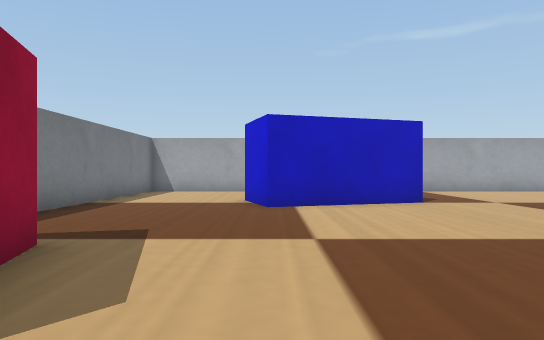
[1] (above)

16 first-person views from a walk through a world built for the Webots simulator. The camera is 0.04 m above the floor, looks level and sees 70° across. The floor is counted in squares, 0.05 m on a side. Each view is taken from the middle of a square. On the plan, view 1 faces up. The plan holds only what a view shows up to about 12 squares ahead; the rest is blank. The robots in the file are not drawn. Simple shapes and patterns stand in for the simulator's stock objects.

[2]
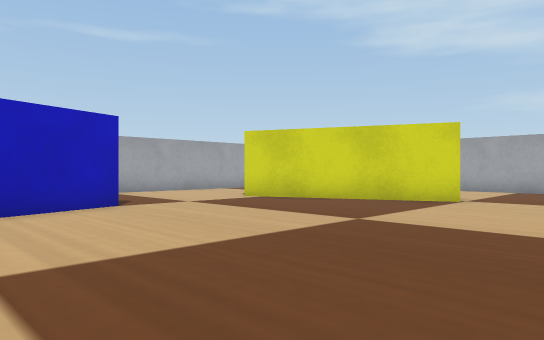

[3]
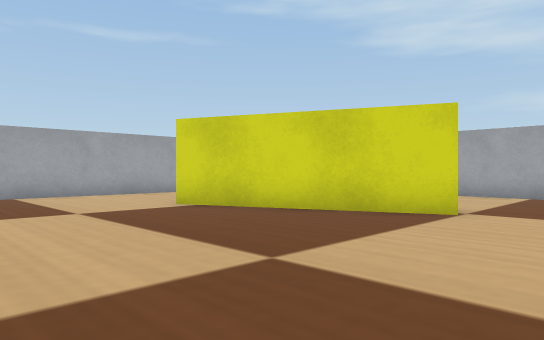

[4]
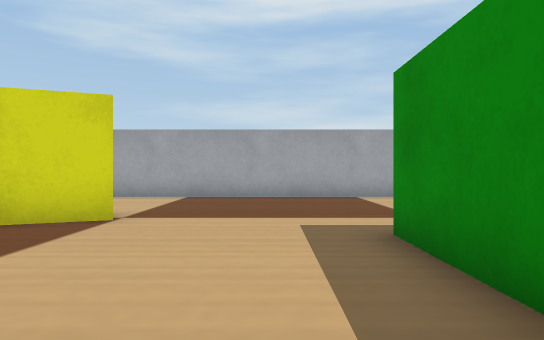

[5]
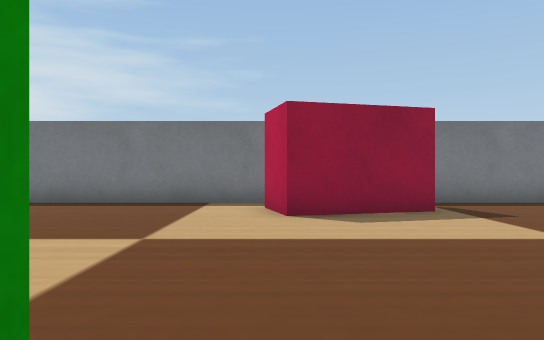

[6]
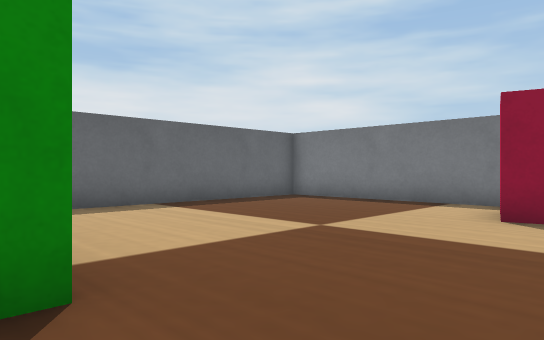

[7]
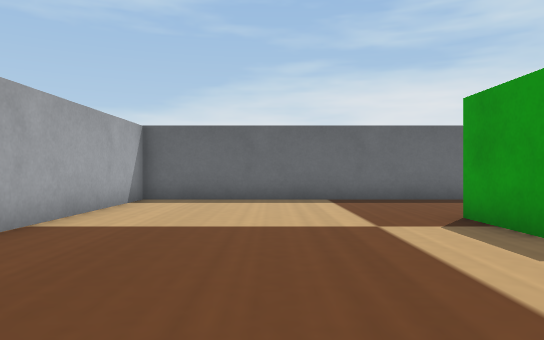

[8]
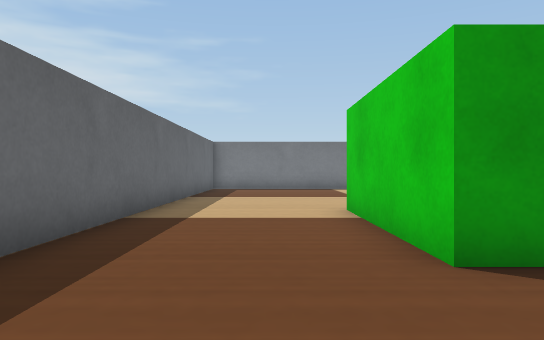

[9]
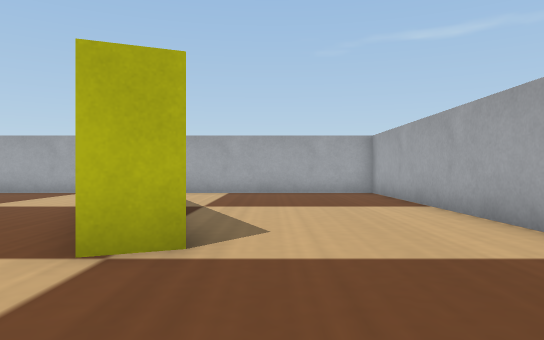

[10]
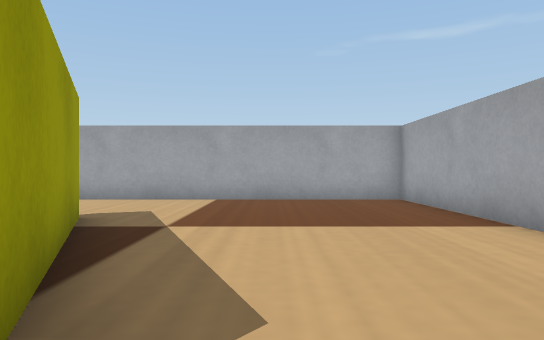

[11]
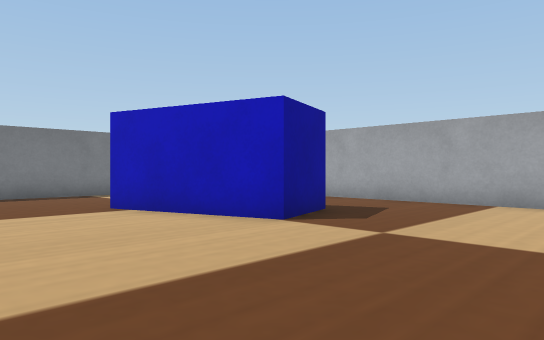

[12]
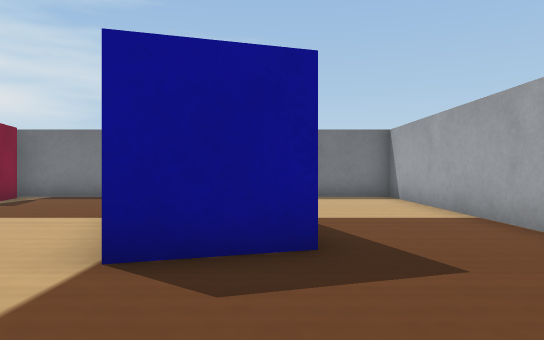

[13]
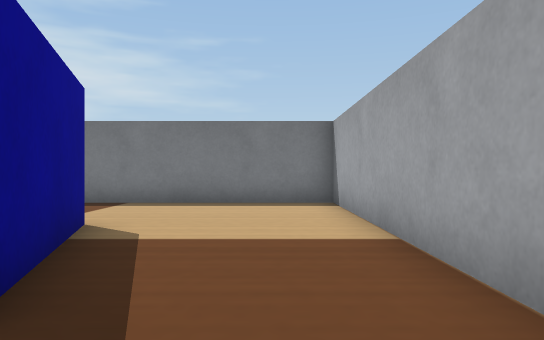

[14]
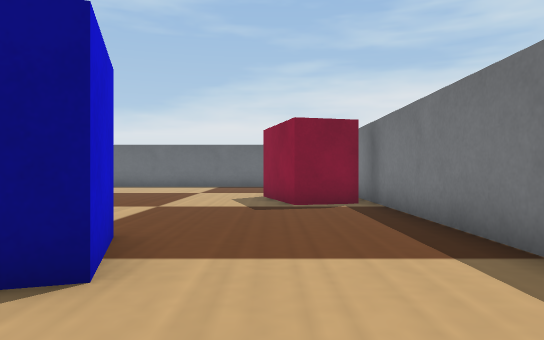

[15]
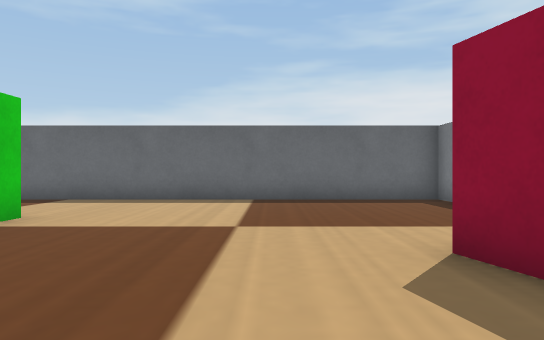

[16]
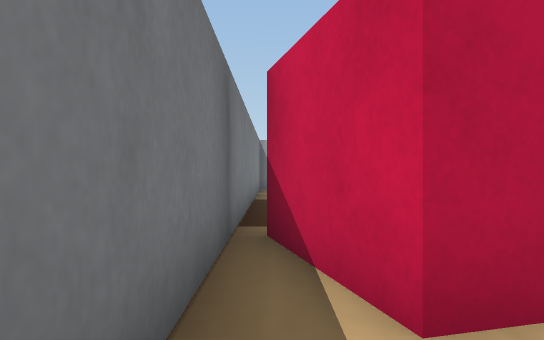

### Floor plan
Key: @ floor where view 1 was taken; # wall or solid block; . floor; B blue box; R red box; Y yellow box; G green box.
Columns run from 5 left of view 1 to 16 right of it. Each row starts with its distance up from view 1.
 15 ######################
 14 #....................#
 13 #....................#
 12 #....................#
 11 #.....BBB............#
 10 #...BB  BB...YY......#
  9 #....BBBB....YY......#
  8 #....B........YY.....#
  7 #.............YY.....#
  6 #..............YY....#
  5 #..............YY....#
  4 #RR..................#
  3 #R R.................#
  2 #RRR.................#
  1 #.RR.................#
  0 #....@...GGGGGG......#
 -1 #........GGGGGG......#
 -2 #....................#
 -3 #....................#
 -4 #....................#
 -5 #....................#
 -6 ######################

Positions as (right, up) in squares from view 1, and headings:
1: (0, 0), facing up
2: (0, 1), facing up-right
3: (3, 2), facing up-right
4: (4, 2), facing right
5: (5, 1), facing left
6: (5, 3), facing down-left
7: (12, 5), facing down
8: (12, -3), facing left
9: (12, 1), facing up
10: (12, 4), facing up
11: (8, 5), facing up-left
12: (7, 11), facing left
13: (5, 13), facing left
14: (-2, 13), facing down
15: (0, 5), facing down
16: (-4, -1), facing up
